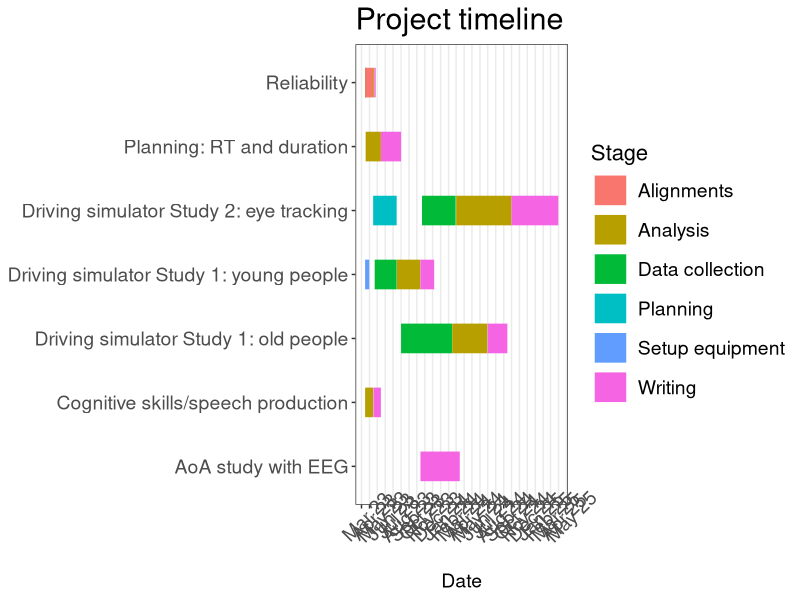

This figure's R source:
## ---- chunk 1
library(tidyverse)
library(ggthemes)

knitr::opts_chunk$set(echo = TRUE)
options(width=120)
#theme_set(theme_few(base_size = 10))

## ---- chunk 2

gantt <- read.csv("current_projects.csv", h=T, sep = ";")

g.gantt <- gather(gantt, "state", "date", 4:5) %>% 
  mutate(date = as.Date(date, "%d.%m.%y"))


## ---- chunk 3

ggplot(g.gantt, aes(date, Project, color = Stage, group = Item)) +
  geom_line(size = 10) +
  labs(x="Date", y=NULL, title="Project timeline") + 
  theme_bw() +
  scale_x_date(date_labels="%b %y", date_breaks = "1 month") +
  theme(
    axis.text = element_text(size = 14),
    axis.text.x = element_text(size = 14, angle = 45),
    plot.title = element_text(size = 22),
    legend.text = element_text(size = 14),
    legend.title = element_text(size = 16),
    axis.title.x = element_text(size = 14),
    panel.grid.major.y = element_blank(),
    panel.grid.minor.y = element_blank(),
    panel.grid.minor.x = element_blank()
    )

